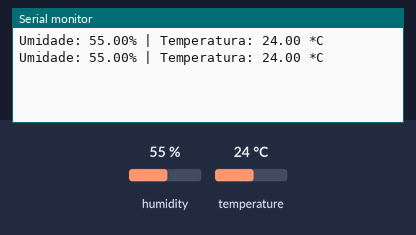
This sketch was run on a simulated Arduino Uno, built with avr-gcc and run on an emulated ATmega328P. Parts: the last lines printed to the serial monitor. The test bench sets the inputs (shaded band); at power-on: humidity 55 %, temperature 24 °C.

Above: at 4.8 s.
4.9 s: humidity set to 22 %
At 6.7 s:
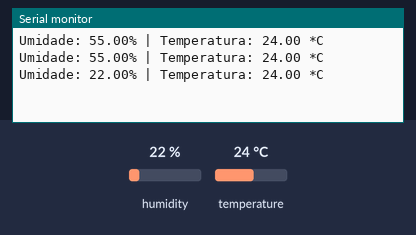
7.9 s: temperature set to 12 °C
At 9.1 s:
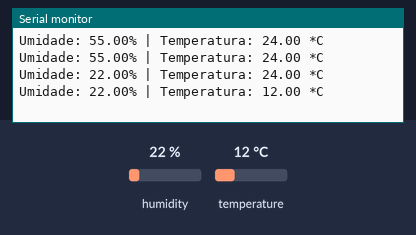
10.9 s: humidity set to 40 %
At 12.7 s:
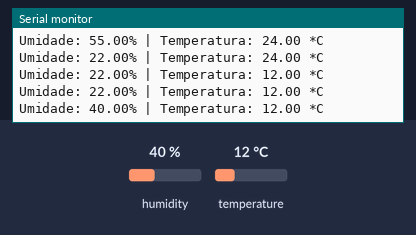
Timing chart, 0 to 14.2 s (numbered marks = the images above; inputs shaded):
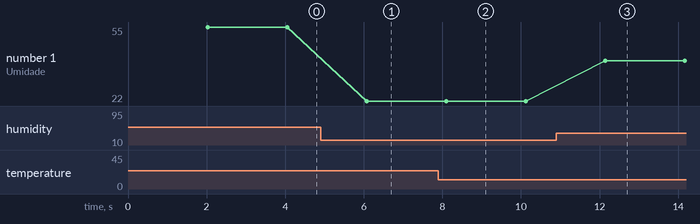

Measured:
- after the input at 4.9 s, the serial monitor: prints a new line after 1.2 s (image 1)
- after the input at 7.9 s, the serial monitor: prints a new line after 0.20 s (image 2)
- after the input at 10.9 s, the serial monitor: prints a new line after 1.2 s (image 3)
- plotted number 1: 55 → 22 after the input at 4.9 s, 22 → 40 after the input at 10.9 s

The sketch:

12_leitor-temperatura-umidade-dht.ino
```cpp
#include <DHT.h>

#define DHTPIN 2      // Pino onde o sensor DHT está conectado
#define DHTTYPE DHT11 // Tipo do sensor DHT

DHT dht(DHTPIN, DHTTYPE);

void setup() {
  Serial.begin(9600);
  dht.begin();
}

void loop() {
  // Espera 2 segundos entre as leituras
  delay(2000);

  // Lê a umidade e a temperatura
  float umidade = dht.readHumidity();
  float temperatura = dht.readTemperature();

  // Imprime os valores no monitor serial
  Serial.print("Umidade: ");
  Serial.print(umidade);
  Serial.print("% | Temperatura: ");
  Serial.print(temperatura);
  Serial.println(" *C");
}
```
